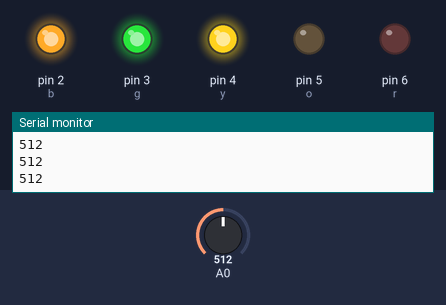
Recording of a sketch running on a simulated Arduino Uno, built with avr-gcc and run on an emulated ATmega328P. Shown: output pins drawn as LEDs (lit = HIGH), the last lines printed to the serial monitor. Inputs (shaded band) come from the test bench; at power-on: A0 = 512.

Above: at 1.2 s.
1.3 s: A0 set to 419
2.8 s: A0 set to 393
At 3.2 s:
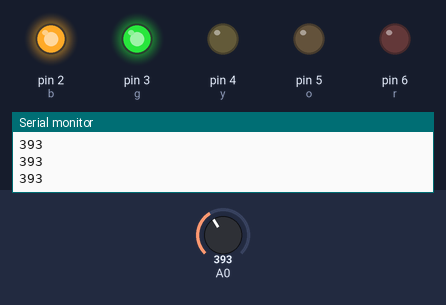
4.3 s: A0 set to 214
5.8 s: A0 set to 188
At 7.0 s:
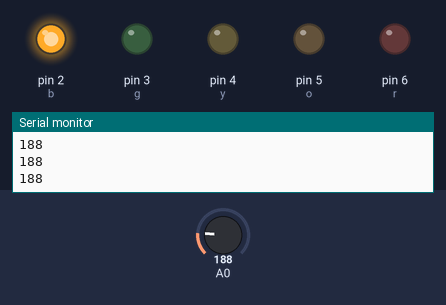
7.3 s: A0 set to 31
8.8 s: A0 set to 27
At 9.6 s:
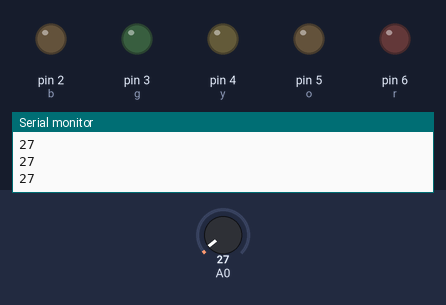
Timing chart, 0 to 11.3 s (numbered marks = the images above; inputs shaded):
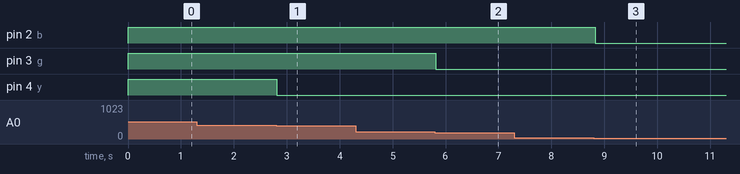

The sketch:

serie2.ino
```cpp
int pot = 0;
int b = 2;
int g = 3;
int y = 4;
int o = 5;
int r = 6;

void setup() {
  Serial.begin(9600);
  pinMode(b, OUTPUT);
  pinMode(g, OUTPUT);
  pinMode(y, OUTPUT);
  pinMode(r, OUTPUT);
  pinMode(o, OUTPUT);
}

void loop() {
  pot = analogRead(A0);
  Serial.println(pot);

  if (pot <= 29)
  {
    digitalWrite(b, LOW);
    digitalWrite(g, LOW);
    digitalWrite(y, LOW);
    digitalWrite(o, LOW);
    digitalWrite(r, LOW);
    delay(100);
  }

  if ((pot >= 30) && (pot <= 205))
  {
    digitalWrite(b, HIGH);
    digitalWrite(g, LOW);
    digitalWrite(y, LOW);
    digitalWrite(o, LOW);
    digitalWrite(r, LOW);
    delay(100);
  }

  if ((pot >= 206) && (pot <= 411))
  {
    digitalWrite(b, HIGH);
    digitalWrite(g, HIGH);
    digitalWrite(y, LOW);
    digitalWrite(o, LOW);
    digitalWrite(r, LOW);
    delay(100);
  }

  if ((pot >= 412) && (pot <= 617))
  {
    digitalWrite(b, HIGH);
    digitalWrite(g, HIGH);
    digitalWrite(y, HIGH);
    digitalWrite(o, LOW);
    digitalWrite(r, LOW);
    delay(100);
  }

  if ((pot >= 618) && (pot <= 822))
  {
    digitalWrite(b, HIGH);
    digitalWrite(g, HIGH);
    digitalWrite(y, HIGH);
    digitalWrite(o, HIGH);
    digitalWrite(r, LOW);
    delay(100);
  }

  if (pot >= 823)
  {
    digitalWrite(b, HIGH);
    digitalWrite(g, HIGH);
    digitalWrite(y, HIGH);
    digitalWrite(o, HIGH);
    digitalWrite(r, HIGH);
    delay(100);
  }

}
```

Measured:
- the behaviour switches between 412 and 411 on A0 (found by bisection; images 0 and 1)
- the behaviour switches between 206 and 205 on A0 (found by bisection; images 1 and 2)
- the behaviour switches between 30 and 29 on A0 (found by bisection; images 2 and 3)
- after the input at 2.8 s, pin 4 (y): HIGH → LOW at once
- after the input at 5.8 s, pin 3 (g): HIGH → LOW at once
- after the input at 8.8 s, pin 2 (b): HIGH → LOW at once
